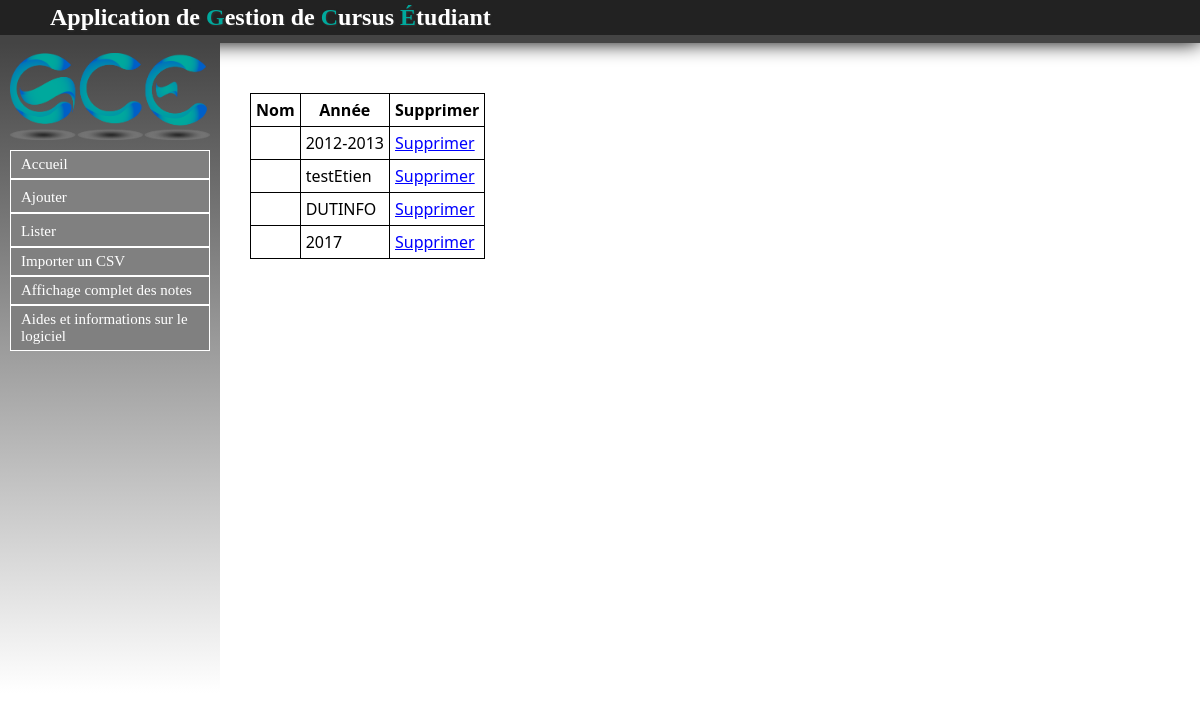
Page /Diplome/listerDiplomes on the earlier database version.
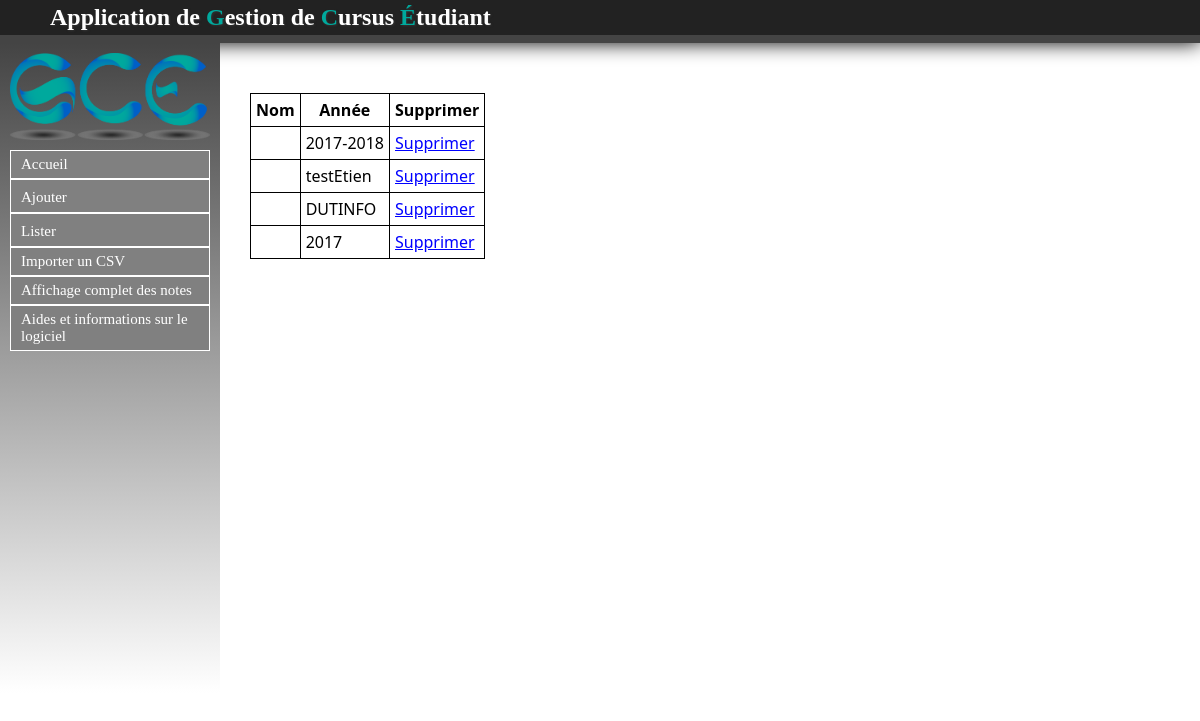
Same page on the later database version.
### Diplome/models.py (models this page shows, shortened)
class Diplome(models.Model):
	intitule = models.CharField(max_length=30,null=False)
	annee = models.ForeignKey(Annee, null=True)

### Annee/models.py (models this page shows)
class Annee(models.Model):
	intitule = models.CharField(max_length=9,null=False)
	def __str__(self):
		return self.intitule

### Diplome/views.py (the view)
def listerDiplomes(request):
	dips = Diplome.objects.all()
	return render(request, 'contenu_html/listerDiplomes.html',{'dips': dips})

### Diplome/templates/contenu_html/listerDiplomes.html (shortened to what this page needs)
{% extends "templates/base.html" %}
{% block content %}
{% if not dips %}
	<p>Pas de diplome</p>
{% else %}
	<table style="border:1px solid black; border-collapse : collapse;">
	<tr>
		<th style="border:1px solid black;">Nom</th>
		<th style="border:1px solid black;">Année</th>
		<th style="border:1px solid black;">Supprimer</th>
	</tr>
{% endif %}
{% for dip in dips %}
	<tr>
		<td style="border:1px solid black;">{{ dip.nom }}</td>
		<td style="border:1px solid black;">{{ dip.annee }}</td>
		<td><a href="supprdip/{{ dip.id }}">Supprimer</a></td>
	</tr>
{% endfor %}
</table>
{% endblock %}

Differences in the rows shown:
changed through a linked row, Diplome (number 1 of 4 on the later page): annee "2012-2013" → "2017-2018"
